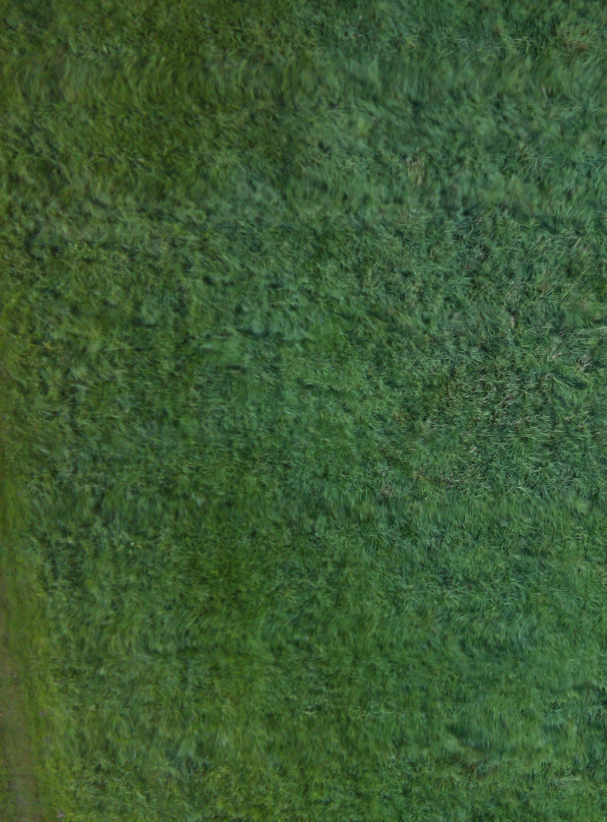
#> input picture animal_contour/img_5_grass.jpg, 1821 x 2464 px (shown at 1/3 size)
$ python finding_animals.py
#> lines starting #> are read from the running program, lines starting #| are printed output that depends on the picture; after the words box and inside, x2 and y2 are one past the last pixel; in counts of white or black regions, pixels touching at a corner belong together; pictures that were not available may be replaced by others from this repository, and a replacement may not be noted
import numpy as np
import cv2
import matplotlib.pyplot as plt


def main():
  # Setting up fonts
  font = cv2.FONT_HERSHEY_SIMPLEX
  fontScale = 6
  color = (255, 255, 255)
  thickness = 6

  # Find parameters for Mahalanobis
  reference_color, covariance_matrix = findGrassValues("animal_contour/img_5_grass.jpg")

  # Find countours of known Animals
  animal_files = {
        "animal_contour/rhino.png": "Rhino",
        "animal_contour/lion.png": "Lion",
        "animal_contour/hippo.png": "Hippo",
        "animal_contour/gazelle.png": "Gazelle",
        "animal_contour/elephant.png": "elephant",
        "animal_contour/zebra.png": "zebra",
        "animal_contour/lion_weird.png": "Lion",

        #"animal_contour/rhino.png": "Rhino",
        "animal_contour/img_20_lion.jpg": "Lion",
        "animal_contour/img_5_gazzel.jpg": "Gazelle",
        "animal_contour/img_5_elephant.jpg": "elephant",
        "animal_contour/img_5_zebra.jpg": "zebra",
    }
  animal_contours = {}  # {filename: [contours]}

  badcode = 0
  for file in animal_files:
    badcode += 1
    if badcode < 8:
        contours, img, drawing = findCountoursInFile(file, reference_color, covariance_matrix, 1)
        animal_contours[file] = contours
    else:
        contours, img, drawing = findCountoursInFile(file, reference_color, covariance_matrix, 3)
        animal_contours[file] = contours


  # Find Countour of unknown Animals:
  reference_color, covariance_matrix = findGrassValues("images_auto_outside_final/img_3.jpg")

  target_fileName = [
        "images_auto_outside_final/img_6.jpg",
        "images_auto_outside_final/img_7.jpg",
        "images_auto_outside_final/img_13.jpg",
        "images_auto_outside_final/img_14.jpg",
        "images_auto_outside_final/img_15.jpg",
        "images_auto_outside_final/img_17.jpg",
        "images_auto_outside_final/img_20.jpg",
        "images_auto_outside_final/img_21.jpg",
        "images_auto_outside_final/img_22.jpg",
        "images_auto_outside_final/img_23.jpg",
        "images_auto_outside_final/img_24.jpg",
        "images_auto_outside_final/img_25.jpg",
        "images_auto_outside_final/img_26.jpg",
        "images_auto_outside_final/img_27.jpg",
        "images_auto_outside_final/img_33.jpg",
    ]

  index = 0
  for file in target_fileName:
    index += 1
    target_contour, target_img, target_drawing = findCountoursInFile(file, reference_color, covariance_matrix, 3)

    for i, contour in enumerate(target_contour):
        best_score = float(9999999)
        best_match = None
        for file in animal_files:
                score = cv2.matchShapes(target_contour[i], animal_contours[file][0], 2, 0.0)
                print(score)

                if score < best_score:
                        best_score = score
                        best_match = file
        print(best_match)
        print(best_score)


        moments = cv2.moments(target_contour[i], False)
        cx = int(moments['m10']/moments['m00'])
        cy = int(moments['m01']/moments['m00'])

        print(cx)
        print(cy, "\n")
        cv2.putText(target_img, animal_files[best_match], (cx,cy), font, fontScale,
        color, thickness, cv2.LINE_AA)

    # [5 lines of commented-out code are left out]

    cv2.imwrite(f"finding_animals_output/2img_{index}_out.png",target_img)


def findGrassValues(fileName):
#> called with fileName = 'animal_contour/img_5_grass.jpg'
  img_grass = cv2.imread(fileName, 1)
#> img_grass is the input picture: shape (2464, 1821, 3); mean B, G, R 51.8, 91.5, 60.7
  grass_lab = cv2.cvtColor(img_grass, cv2.COLOR_BGR2Lab)
#> grass_lab: shape (2464, 1821, 3); mean of channels 0, 1, 2 90.6, 108.3, 147.3

  #Flatten images
  grass_pixels = np.reshape(grass_lab, (-1, 3))

  # Compute reference mean and covariance
  reference_color  = np.average(grass_pixels, axis=0)
#> reference_color = [90.62, 108.3, 147.3]
  covariance_matrix = np.cov(grass_pixels.transpose())
#> covariance_matrix = [[287.9, -32.43, 21.09], [-32.43, 13.56, -8.01], [21.09, -8.01, 29.97]]
#> in main, `reference_color, covariance_matrix = findGrassValues("animal_contour/i..`: reference_color = [90.62, 108.3, 147.3]

  return reference_color, covariance_matrix


def findCountoursInFile(fileName, reference_color, covariance_matrix, objectClass):
  # ObjectClass 1 assumes white background
  # ObjectClass 2 plots images

  # Read and convert images to LAB
#> called with fileName = 'animal_contour/rhino.png', reference_color = array of shape (3,), covariance_matrix = array of shape (3, 3), objectClass = 1
  img = cv2.imread(fileName)
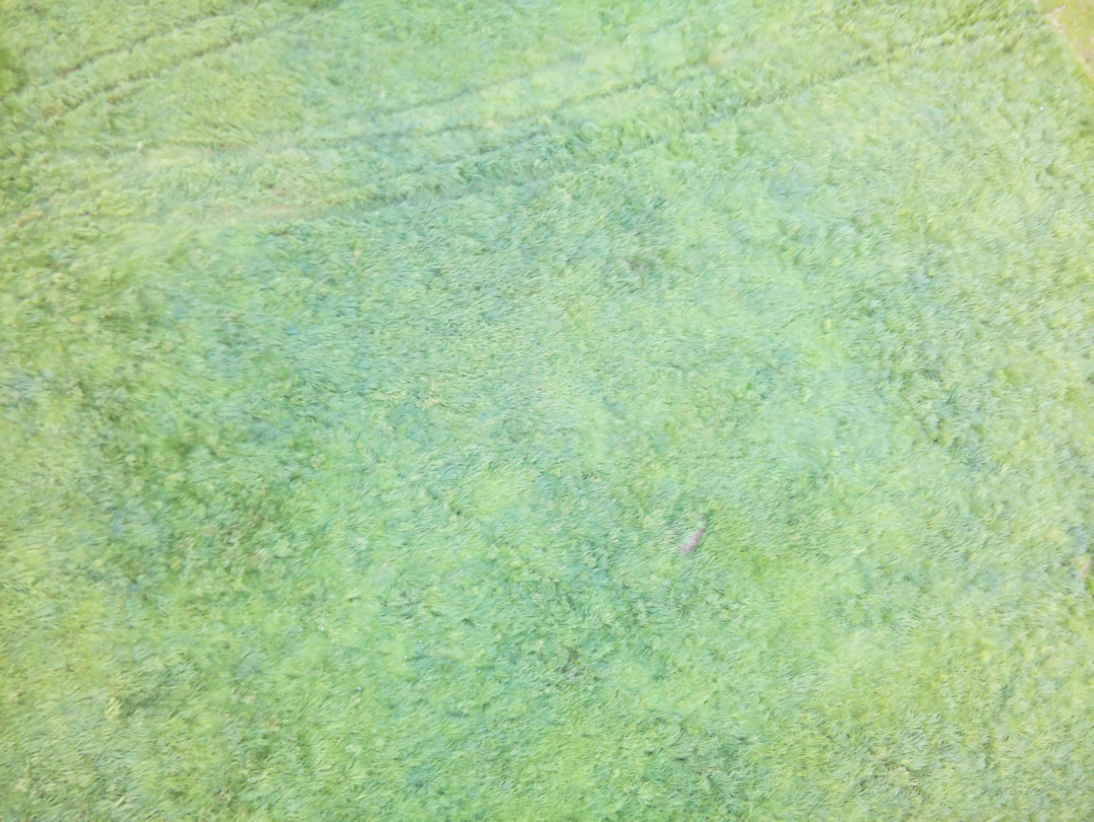
#> input picture img_3_outside.jpg, 3280 x 2464 px, given in place of rhino.png, which was not available (shown at 1/3 size)
#> img is the input picture: shape (2464, 3280, 3); mean B, G, R 153.2, 203, 167.6
  start_img = cv2.imread(fileName)

  img_lab = cv2.cvtColor(img, cv2.COLOR_BGR2Lab)
#> img_lab: shape (2464, 3280, 3); mean of channels 0, 1, 2 199.2, 107.1, 149.1
  image_scale_factor =  1.64977299e-7 * np.size(img)
#> image_scale_factor = 4

  #Adding blur!
  img_lab_blur = cv2.GaussianBlur(img_lab, (35, 35), 0)
#> img_lab_blur: shape (2464, 3280, 3); mean of channels 0, 1, 2 199.2, 107.1, 149.1

  if objectClass == 1: # If it is training images Do this
    img_blur = cv2.GaussianBlur(img, (15, 15), 0)
    #if fileName == "animal_contour/lion.png":
    #  img_blur = cv2.GaussianBlur(img_blur, (35, 35), 0)

  #Flatten images
  pixels = np.reshape(img_lab_blur, (-1, 3))
  shape = pixels.shape
#> shape = (8081920, 3)

  # Compute Mahalanobis distance
  diff = pixels - np.repeat([reference_color], shape[0], axis=0)
  inv_cov = np.linalg.inv(covariance_matrix)
#> inv_cov = [[0.00476, 0.0112, -0.000366], [0.0112, 0.114, 0.0225], [-0.000366, 0.0225, 0.0396]]
  moddotproduct = diff * (diff @ inv_cov)
  mahalanobis_dist = np.sum(moddotproduct, axis=1)

  # Reshape to image
  mahalanobis_distance_image = np.reshape(
  mahalanobis_dist,
  (img.shape[0],
  img.shape[1]))
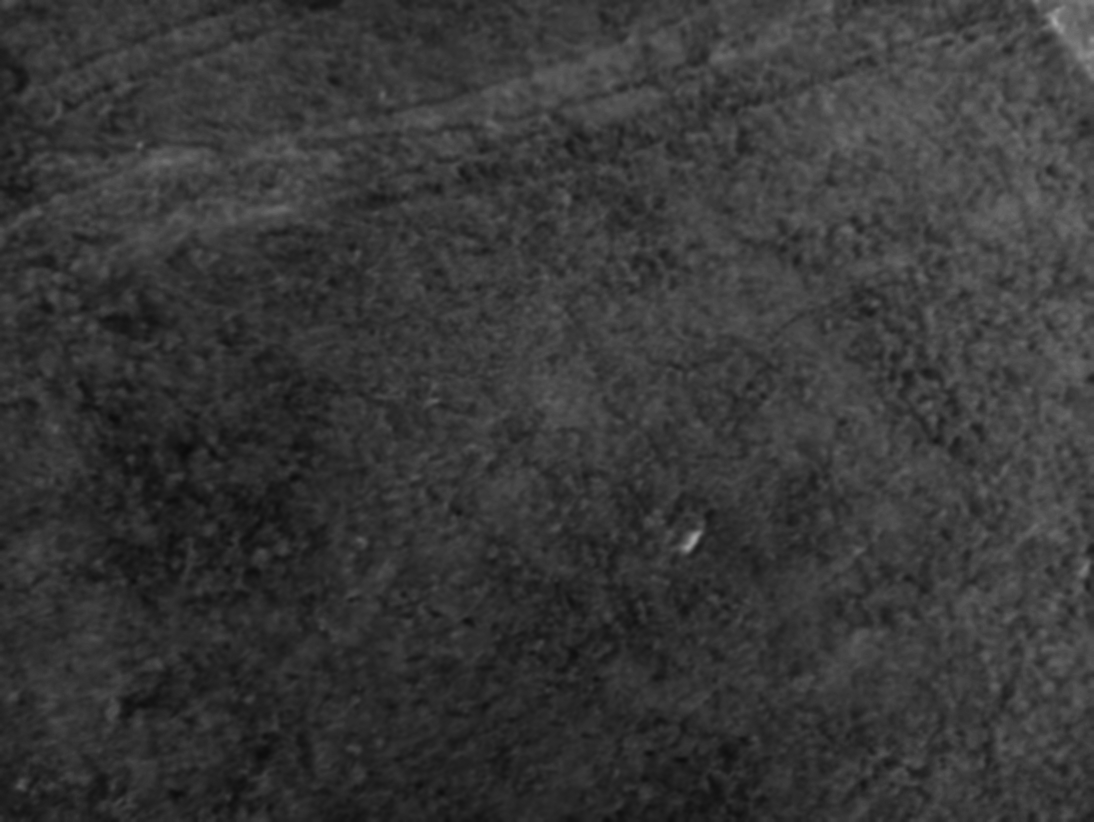
#> mahalanobis_distance_image: shape (2464, 3280) float64 (shown at 1/3 size); min 11.17, max 170.3, mean 56.4

  # Scale the distance image and make thresshold image

  if objectClass == 1: # Change to 1
    lower_threshold = (235,235,235)
    upper_threshold = (255,255,255)
    mask = cv2.inRange(img_blur, lower_threshold, upper_threshold)
#> mask: shape (2464, 3280); every value is 0

  else:
    mahalanobis_distance_image = 5 * 255 * mahalanobis_distance_image / np.max(mahalanobis_distance_image)
    thresholdMask = 100
    mask = mahalanobis_distance_image < thresholdMask


  # Finding Contours and Hu
  observations = []
  mask_uint8 = (mask * 255).astype(np.uint8)
  drawing = 0 * img
#> drawing: shape (2464, 3280, 3); every value is 0

  contours, hierarchy = cv2.findContours(mask_uint8, cv2.RETR_TREE, cv2.CHAIN_APPROX_SIMPLE)
#> contours = []

  for i, contour in enumerate(contours):
        area = cv2.contourArea(contours[i], True)
        if area < 1500*image_scale_factor:
          continue

        observation = []
        observation.append(contours[i])
        observations.append(observation)

        cv2.drawContours(drawing, contours, i, (255, 0, 255), 2, 8, hierarchy, 0)
        cv2.drawContours(img, contours, i, (255, 0, 255), 2, 8, hierarchy, 0)
#> this loop made 0 passes
#> after the loop, observations = []


  if objectClass == 2:  ## Make cool plots
    fig, axis = plt.subplots(2, 3, figsize=(24, 8))

    axis[0,0].imshow(cv2.cvtColor(start_img, cv2.COLOR_BGR2RGB))
    axis[0,0].set_title("Original")
    axis[0,0].axis('off')

    axis[0,1].imshow(cv2.cvtColor(img_lab, cv2.COLOR_BGR2RGB))
    axis[0,1].set_title("Image in LAB Color space")
    axis[0,1].axis('off')

    axis[0,2].imshow(cv2.cvtColor(img_lab_blur, cv2.COLOR_BGR2RGB))
    axis[0,2].set_title("Lab image blured")
    axis[0,2].axis('off')

    axis[1,0].imshow(mahalanobis_distance_image, cmap='gray')
    axis[1,0].set_title("mahalanobis distance")
    axis[1,0].axis('off')

    axis[1,1].imshow(mask_uint8, cmap='gray')
    axis[1,1].set_title("Animal mask")
    axis[1,1].axis('off')

    axis[1,2].imshow(cv2.cvtColor(drawing, cv2.COLOR_BGR2RGB))
    axis[1,2].set_title("contur")
    axis[1,2].axis('off')

    plt.show()

  return [obs[0] for obs in observations], img, drawing

main()
#> pass 2 of the loop in main, `for file in animal_files:`:
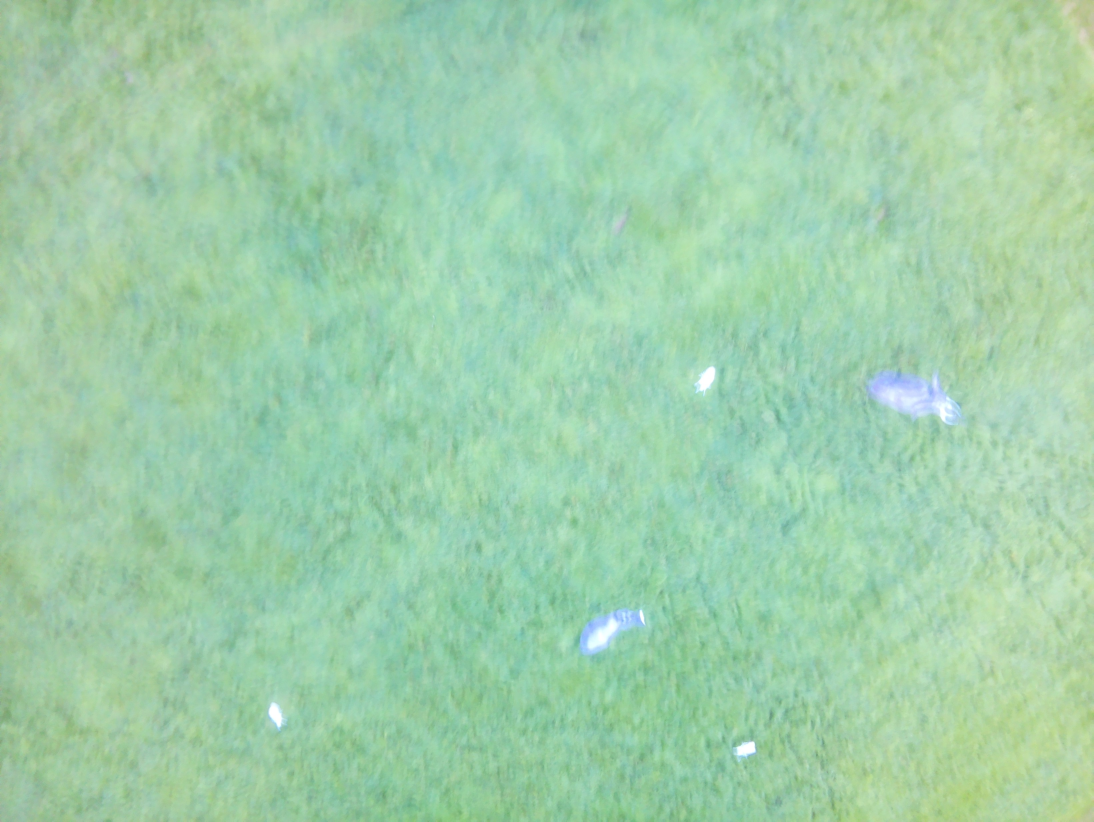
#> input picture img_outside_mission_1.jpg, 3280 x 2464 px, given in place of lion.png, which was not available (shown at 1/3 size)
#> in findCountoursInFile, img is the input picture: shape (2464, 3280, 3); mean B, G, R 171.3, 207.5, 160.1
#> img_lab: shape (2464, 3280, 3); mean of channels 0, 1, 2 202.2, 105.4, 141.1
#> img_lab_blur: shape (2464, 3280, 3); mean of channels 0, 1, 2 202.2, 105.4, 141.1
#> in findCountoursInFile (call 2), `mahalanobis_distance_image = np.reshape( mahalanobis_dist, (img.shape[..`:
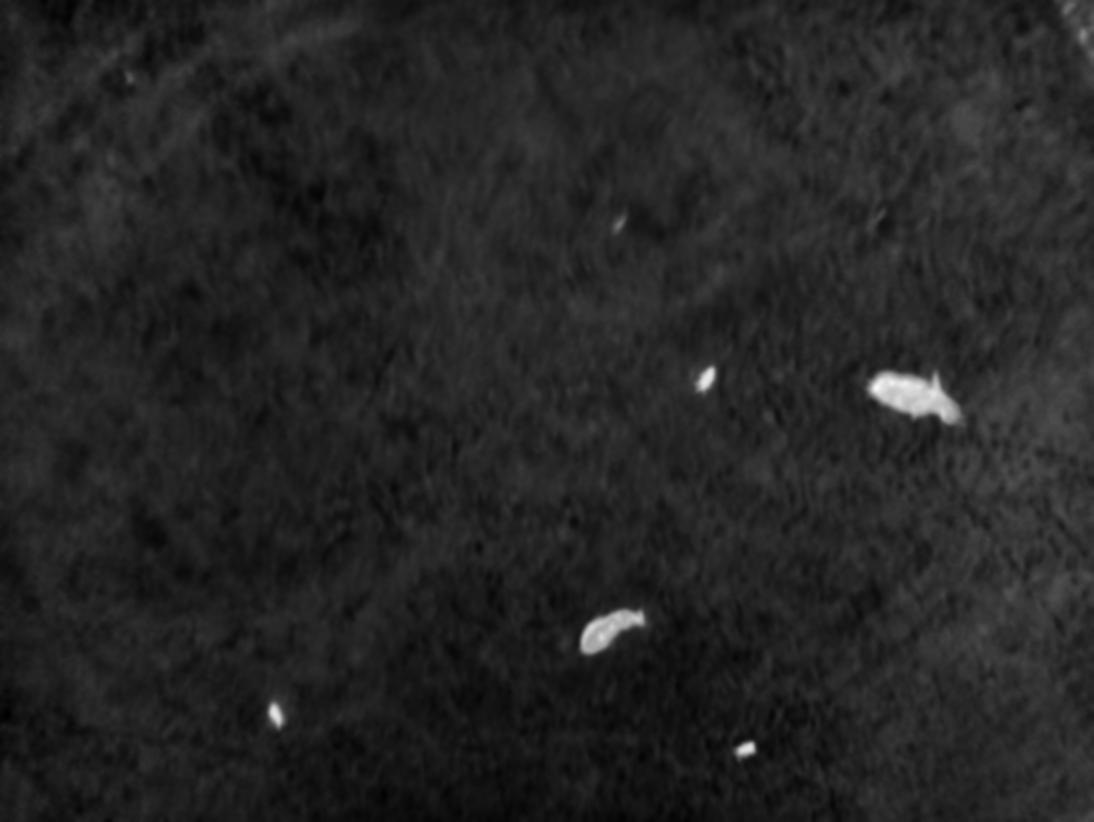
#> mahalanobis_distance_image: shape (2464, 3280) float64 (shown at 1/3 size); min 22.21, max 270.5, mean 58.5; drawn with min black and max white
#> in findCountoursInFile (call 2), `mask = cv2.inRange(img_blur, lower_threshold, upper_threshold)`:
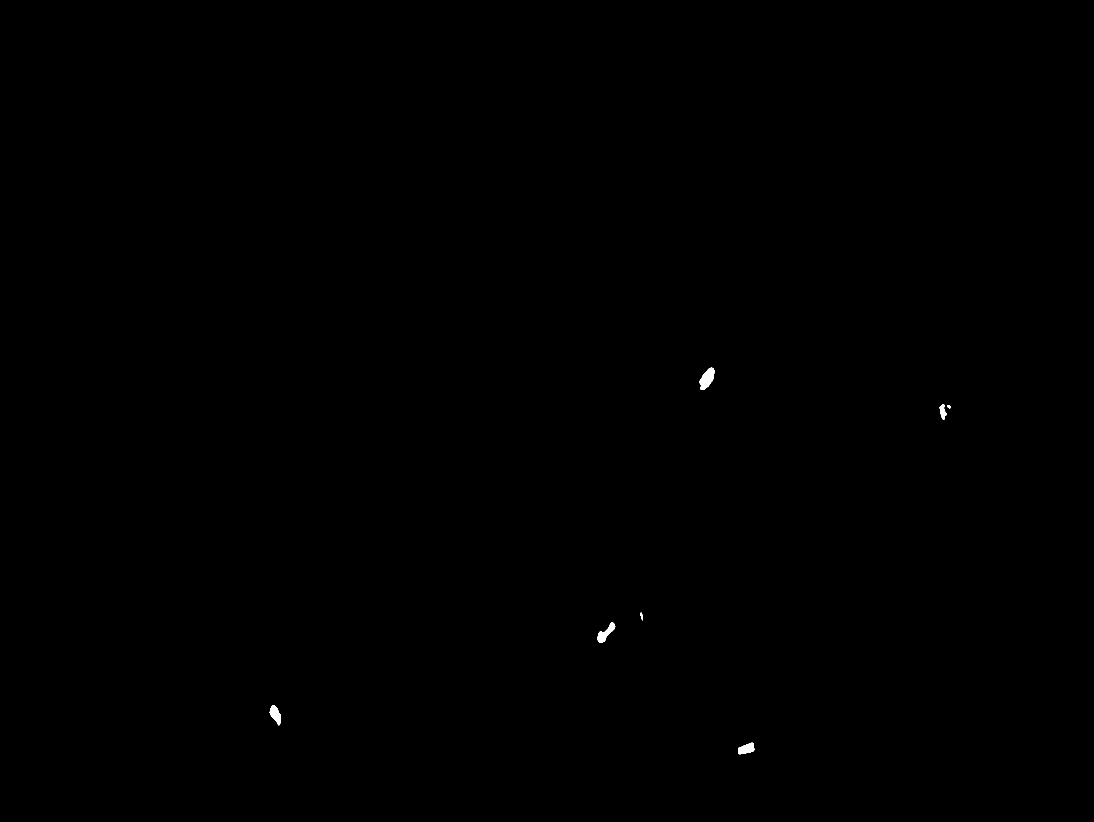
#> mask: shape (2464, 3280) (shown at 1/3 size); 0.08% white; 7 white regions, largest, box (x1, y1, x2, y2) and area: (2098, 1103, 2143, 1170) 1795, (1793, 1867, 1846, 1928) 1311, (809, 2116, 843, 2176) 1190
#> mask_uint8: shape (2464, 3280); values 0 (black) and 1 (white), 0.08% white; 7 white regions
#> in findCountoursInFile (call 2), `contours, hierarchy = cv2.findContours(mask_uint8, cv2.RETR_TREE, cv2...`: contours = 7 contours; box (x1, y1, x2, y2) and area: (2098, 1103, 2143, 1170) 1718, (1793, 1867, 1846, 1928) 1234, (809, 2116, 843, 2176) 1126, (2215, 2228, 2263, 2263) 1064, (2819, 1213, 2841, 1260) 507, (1922, 1838, 1929, 1861) 78, (2842, 1215, 2852, 1225) 61
#> the loop in findCountoursInFile (call 2), `for i, contour in enumerate(contours):` made 7 passes
#> area on passes 1 to 7: -1064, -1126, -1234.5, -77.5, -61, -507, -1718.5
#> (the run stopped early here; a loop or call above may not have finished)
